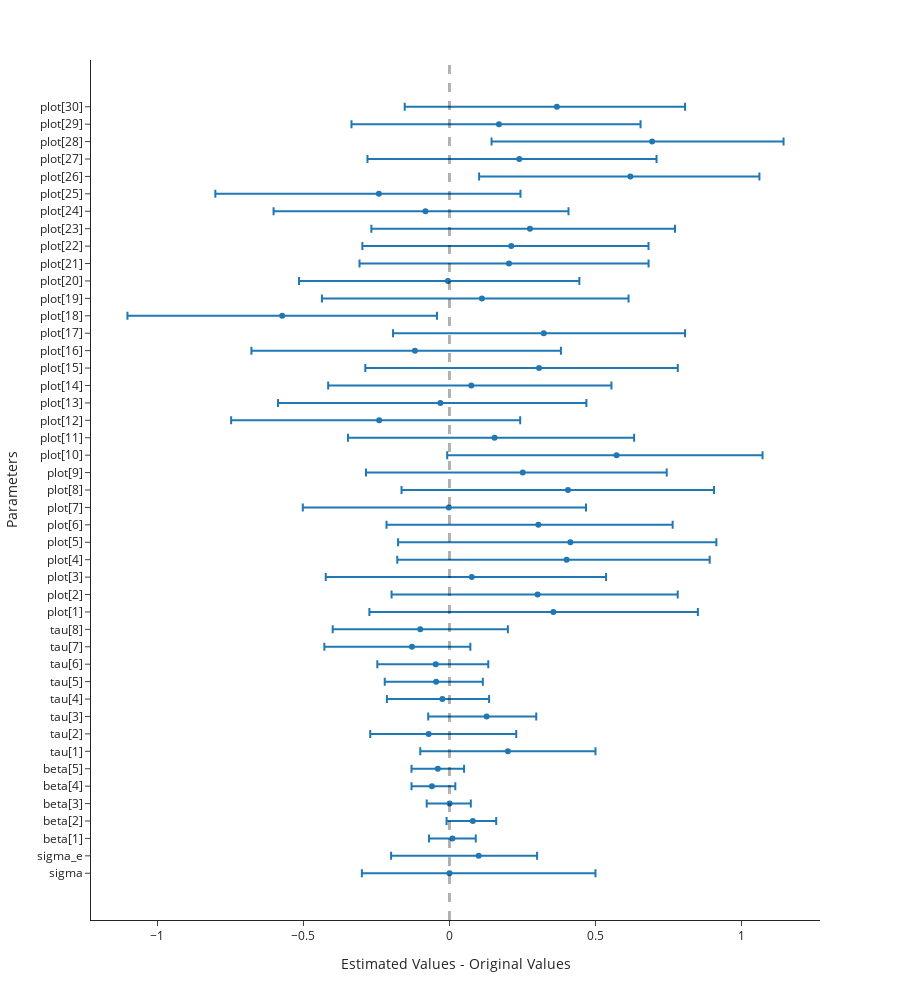

Source (notebook cell):
### Code cell
fig = px.scatter(discrepency , y=discrepency.index, x='Mean', error_x='error_plus', error_x_minus='error_minus',
                height=1000, labels={'name': 'Parameters', 'Mean': 'Estimated Values - Original Values'})
fig.add_vline(x=0,line_width=3, line_dash="dash",)
fig.show()

### Figure 1 — Plotly figure (JSON) as saved in the notebook; plotly's stock layout.template omitted (floating-point values rounded to 4 significant figures)
{"data": [{"error_x": {"array": [0.5, 0.2, 0.08, 0.08, 0.07255, 0.08, 0.09, 0.3, 0.3, 0.17, 0.16, 0.16, 0.18, 0.2, 0.3, 0.495, 0.48, 0.46, 0.49, 0.5, 0.46, 0.47, 0.5, 0.493, 0.5, 0.478, 0.483, 0.5, 0.48, 0.475, 0.5, 0.484, 0.53, 0.502, 0.45, 0.478, 0.47, 0.497, 0.49, 0.485, 0.442, 0.47, 0.45, 0.485, 0.439], "arrayminus": [0.3, 0.3, 0.08, 0.09, 0.07845, 0.07, 0.09, 0.3, 0.2, 0.2, 0.19, 0.176, 0.2, 0.3, 0.3, 0.63, 0.5, 0.5, 0.58, 0.59, 0.52, 0.5, 0.57, 0.537, 0.58, 0.502, 0.507, 0.556, 0.4902, 0.595, 0.56, 0.516, 0.53, 0.548, 0.51, 0.512, 0.51, 0.543, 0.52, 0.56, 0.518, 0.52, 0.55, 0.505, 0.521]}, "hovertemplate": "Estimated Values - Original Values=%{x}<br>Parameters=%{y}<extra></extra>", "legendgroup": "", "marker": {"color": "#1F77B4", "symbol": "circle"}, "mode": "markers", "name": "", "orientation": "h", "showlegend": false, "type": "scatter", "x": [0, 0.1, 0.01, 0.08, 0.00045, -0.06, -0.04, 0.2, -0.07143, 0.1271, -0.02429, -0.04571, -0.04714, -0.1286, -0.1, 0.3557, 0.3016, 0.07627, 0.4012, 0.414, 0.3043, -0.002437, 0.4058, 0.251, 0.5722, 0.1544, -0.2408, -0.03112, 0.07471, 0.3068, -0.1183, 0.3227, -0.5729, 0.1112, -0.005229, 0.2038, 0.2116, 0.2754, -0.08244, -0.2418, 0.6194, 0.2391, 0.6941, 0.1694, 0.3677], "xaxis": "x", "y": ["sigma", "sigma_e", "beta[1]", "beta[2]", "beta[3]", "beta[4]", "beta[5]", "tau[1]", "tau[2]", "tau[3]", "tau[4]", "tau[5]", "tau[6]", "tau[7]", "tau[8]", "plot[1]", "plot[2]", "plot[3]", "plot[4]", "plot[5]", "plot[6]", "plot[7]", "plot[8]", "plot[9]", "plot[10]", "plot[11]", "plot[12]", "plot[13]", "plot[14]", "plot[15]", "plot[16]", "plot[17]", "plot[18]", "plot[19]", "plot[20]", "plot[21]", "plot[22]", "plot[23]", "plot[24]", "plot[25]", "plot[26]", "plot[27]", "plot[28]", "plot[29]", "plot[30]"], "yaxis": "y"}], "layout": {"height": 1000, "legend": {"tracegroupgap": 0}, "margin": {"t": 60}, "shapes": [{"line": {"dash": "dash", "width": 3}, "type": "line", "x0": 0, "x1": 0, "xref": "x", "y0": 0, "y1": 1, "yref": "y domain"}], "xaxis": {"anchor": "y", "domain": [0, 1], "title": {"text": "Estimated Values - Original Values"}}, "yaxis": {"anchor": "x", "domain": [0, 1], "title": {"text": "Parameters"}}}}
